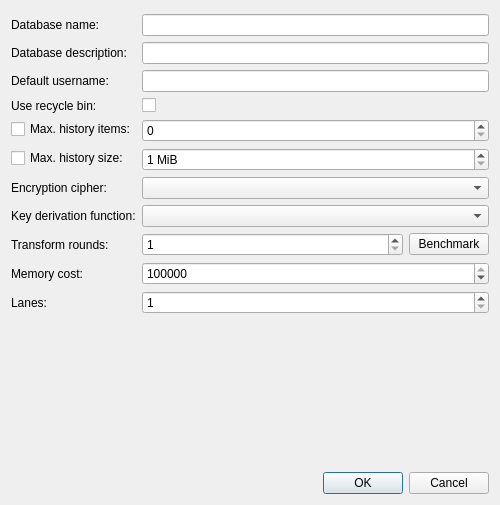
<?xml version="1.0" encoding="UTF-8"?>
<ui version="4.0">
 <class>DatabaseSettingsWidget</class>
 <widget class="QWidget" name="DatabaseSettingsWidget">
  <property name="geometry">
   <rect>
    <x>0</x>
    <y>0</y>
    <width>500</width>
    <height>505</height>
   </rect>
  </property>
  <layout class="QVBoxLayout" name="verticalLayout">
   <item>
    <spacer name="verticalSpacer_2">
     <property name="orientation">
      <enum>Qt::Vertical</enum>
     </property>
     <property name="sizeType">
      <enum>QSizePolicy::Fixed</enum>
     </property>
     <property name="sizeHint" stdset="0">
      <size>
       <width>1</width>
       <height>3</height>
      </size>
     </property>
    </spacer>
   </item>
   <item>
    <layout class="QFormLayout" name="formLayout">
     <item row="1" column="0">
      <widget class="QLabel" name="dbNameLabel">
       <property name="text">
        <string>Database name:</string>
       </property>
      </widget>
     </item>
     <item row="1" column="1">
      <widget class="QLineEdit" name="dbNameEdit"/>
     </item>
     <item row="2" column="0">
      <widget class="QLabel" name="dbDescriptionLabel">
       <property name="text">
        <string>Database description:</string>
       </property>
      </widget>
     </item>
     <item row="2" column="1">
      <widget class="QLineEdit" name="dbDescriptionEdit"/>
     </item>
     <item row="3" column="0">
      <widget class="QLabel" name="defaultUsernameLabel">
       <property name="text">
        <string>Default username:</string>
       </property>
      </widget>
     </item>
     <item row="3" column="1">
      <widget class="QLineEdit" name="defaultUsernameEdit">
       <property name="enabled">
        <bool>true</bool>
       </property>
      </widget>
     </item>
     <item row="4" column="0">
      <widget class="QLabel" name="useRecycleBinLabel">
       <property name="text">
        <string>Use recycle bin:</string>
       </property>
      </widget>
     </item>
     <item row="4" column="1">
      <widget class="QCheckBox" name="recycleBinEnabledCheckBox"/>
     </item>
     <item row="5" column="0">
      <widget class="QCheckBox" name="historyMaxItemsCheckBox">
       <property name="text">
        <string>Max. history items:</string>
       </property>
      </widget>
     </item>
     <item row="5" column="1">
      <layout class="QHBoxLayout" name="horizontalLayout_2">
       <item>
        <widget class="QSpinBox" name="historyMaxItemsSpinBox">
         <property name="sizePolicy">
          <sizepolicy hsizetype="Expanding" vsizetype="Fixed">
           <horstretch>0</horstretch>
           <verstretch>0</verstretch>
          </sizepolicy>
         </property>
         <property name="maximum">
          <number>2000000000</number>
         </property>
        </widget>
       </item>
      </layout>
     </item>
     <item row="6" column="0">
      <widget class="QCheckBox" name="historyMaxSizeCheckBox">
       <property name="text">
        <string>Max. history size:</string>
       </property>
      </widget>
     </item>
     <item row="6" column="1">
      <layout class="QHBoxLayout" name="horizontalLayout">
       <item>
        <widget class="QSpinBox" name="historyMaxSizeSpinBox">
         <property name="sizePolicy">
          <sizepolicy hsizetype="Expanding" vsizetype="Fixed">
           <horstretch>0</horstretch>
           <verstretch>0</verstretch>
          </sizepolicy>
         </property>
         <property name="suffix">
          <string> MiB</string>
         </property>
         <property name="minimum">
          <number>1</number>
         </property>
         <property name="maximum">
          <number>2000000000</number>
         </property>
        </widget>
       </item>
      </layout>
     </item>
     <item row="7" column="0">
      <widget class="QLabel" name="cipherLabel">
       <property name="text">
        <string>Encryption cipher:</string>
       </property>
      </widget>
     </item>
     <item row="7" column="1">
      <widget class="QComboBox" name="cipherCombo"/>
     </item>
     <item row="8" column="0">
      <widget class="QLabel" name="kdfLabel">
       <property name="text">
        <string>Key derivation function:</string>
       </property>
      </widget>
     </item>
     <item row="8" column="1">
      <widget class="QComboBox" name="kdfCombo"/>
     </item>
     <item row="9" column="0">
      <widget class="QLabel" name="transformRoundsLabel">
       <property name="text">
        <string>Transform rounds:</string>
       </property>
      </widget>
     </item>
     <item row="9" column="1">
      <layout class="QHBoxLayout" name="horizontalLayout_3">
       <item>
        <widget class="QSpinBox" name="transformRoundsSpinBox">
         <property name="sizePolicy">
          <sizepolicy hsizetype="Expanding" vsizetype="Fixed">
           <horstretch>0</horstretch>
           <verstretch>0</verstretch>
          </sizepolicy>
         </property>
         <property name="minimum">
          <number>1</number>
         </property>
         <property name="maximum">
          <number>2147483647</number>
         </property>
        </widget>
       </item>
       <item>
        <widget class="QPushButton" name="transformBenchmarkButton">
         <property name="enabled">
          <bool>true</bool>
         </property>
         <property name="text">
          <string>Benchmark</string>
         </property>
        </widget>
       </item>
      </layout>
     </item>
     <item row="10" column="1">
      <widget class="QSpinBox" name="memoryCostSpinBox">
       <property name="minimum">
        <number>8192</number>
       </property>
       <property name="maximum">
        <number>2147483647</number>
       </property>
       <property name="value">
        <number>1048576</number>
       </property>
      </widget>
     </item>
     <item row="10" column="0">
      <widget class="QLabel" name="memoryCostLabel">
       <property name="text">
        <string>Memory cost:</string>
       </property>
      </widget>
     </item>
     <item row="11" column="0">
      <widget class="QLabel" name="lanesLabel">
       <property name="text">
        <string>Lanes:</string>
       </property>
      </widget>
     </item>
     <item row="11" column="1">
      <widget class="QSpinBox" name="lanesSpinBox">
       <property name="minimum">
        <number>1</number>
       </property>
       <property name="maximum">
        <number>2147483647</number>
       </property>
      </widget>
     </item>
    </layout>
   </item>
   <item>
    <spacer name="verticalSpacer">
     <property name="orientation">
      <enum>Qt::Vertical</enum>
     </property>
     <property name="sizeHint" stdset="0">
      <size>
       <width>20</width>
       <height>40</height>
      </size>
     </property>
    </spacer>
   </item>
   <item>
    <widget class="QDialogButtonBox" name="buttonBox">
     <property name="standardButtons">
      <set>QDialogButtonBox::Cancel|QDialogButtonBox::Ok</set>
     </property>
    </widget>
   </item>
  </layout>
 </widget>
 <tabstops>
  <tabstop>dbNameEdit</tabstop>
  <tabstop>dbDescriptionEdit</tabstop>
  <tabstop>transformRoundsSpinBox</tabstop>
  <tabstop>transformBenchmarkButton</tabstop>
  <tabstop>defaultUsernameEdit</tabstop>
  <tabstop>recycleBinEnabledCheckBox</tabstop>
  <tabstop>historyMaxItemsCheckBox</tabstop>
  <tabstop>historyMaxItemsSpinBox</tabstop>
  <tabstop>historyMaxSizeCheckBox</tabstop>
  <tabstop>historyMaxSizeSpinBox</tabstop>
  <tabstop>buttonBox</tabstop>
 </tabstops>
 <resources/>
 <connections/>
</ui>
